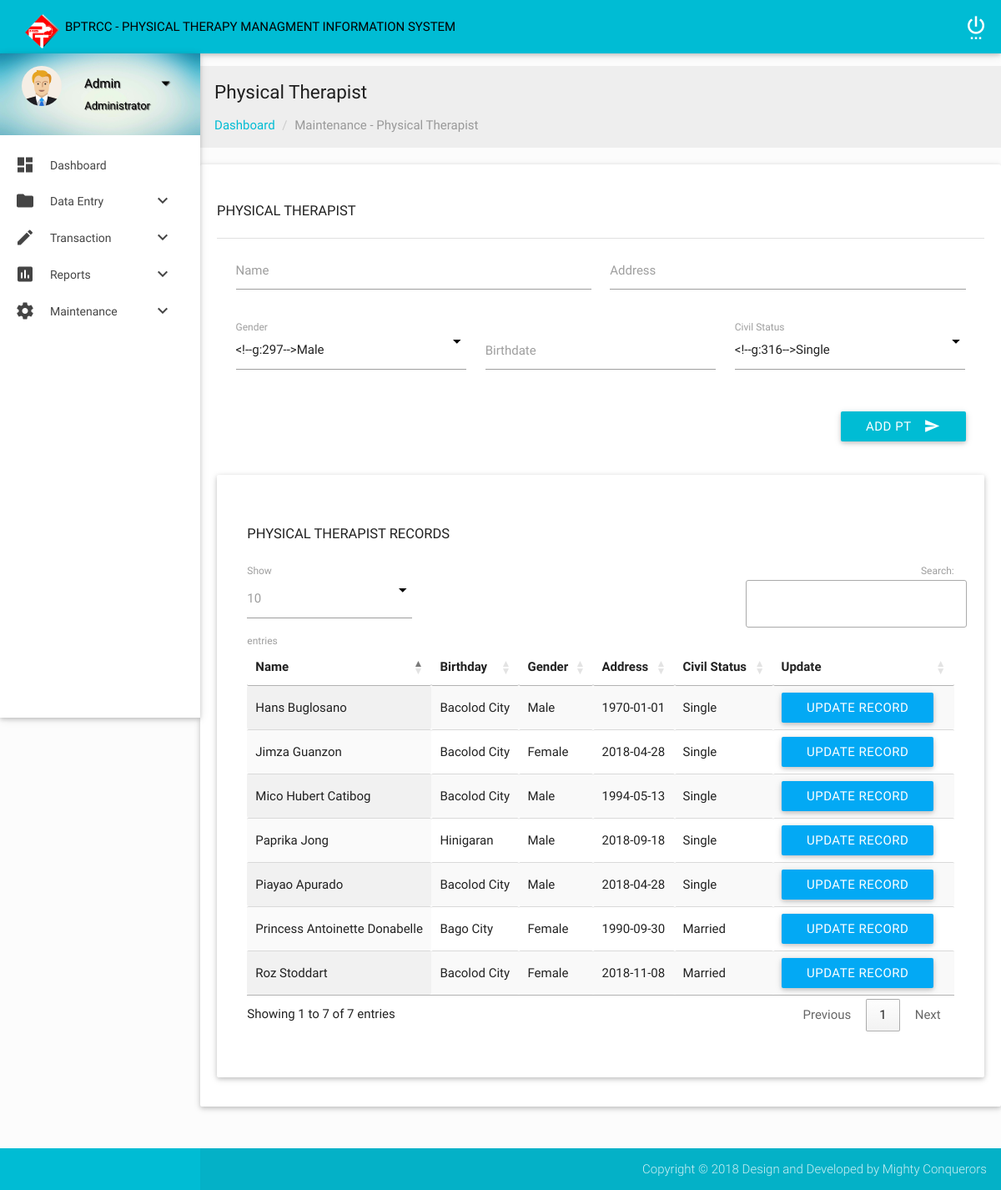
Screenshot of /admin/physicalTherapist.php with the database file from the repository.
### tables this page shows
CREATE TABLE `pt` (
  `PT_ID` int(11) NOT NULL AUTO_INCREMENT,
  `PT_Name` varchar(30) NOT NULL,
  `PT_Address` varchar(30) NOT NULL,
  `PT_Gender` varchar(7) NOT NULL,
  `PT_Birthday` date NOT NULL,
  `PT_CivilStatus` varchar(15) NOT NULL,
  PRIMARY KEY (`PT_ID`)
);

### admin/physicalTherapist.php (the view, shortened to what this page needs)
<?php include("header.php"); ?>
            <section class="section">
                <div id="breadcrumbs-wrapper" class=" grey lighten-3">
                  <div class="container">
                    <div class="row">
                      <div class="col s12 m12 l12">
                        <h5 class="breadcrumbs-title">Physical Therapist</h5>
                        <ol class="breadcrumb">
                            <li><a href="index.html">Dashboard</a></li>
                            <li class="active">Maintenance - Physical Therapist</li>
                        </ol>
                      </div>
                    </div>
                  </div>
                </div>
                <?php include_once("config.php"); ?>
                 <div class="card-panel">
                    <h4 class="header2">Physical Therapist</h4>
                        <div class="divider"></div>
                        <div class="row">
                            <form class="col s12" action="PTActionAdd.php" method="post">
                                <div class="row">
                                    <div class="input-field col s6">
                                        <input id="PTName" type="text" name="PTName" required>
                                        <label for="PTName">Name</label>
                                    </div>
                                    <div class="input-field col s6">
                                        <input id="patientAddress" type="text" name="patientAddress" required>
                                        <label for="patientAddress">Address</label>
                                    </div>
                                </div>
                                <div class="row">
                                    <div class="input-field col s4">
                                        <label for="patientGender">Gender</label>
                                    </div>
                                     <div class="input-field col s4">
                                            <input id="patientBday" type="date" class="datepicker" name="patientBday" required>
                                            <label for="patientBday">Birthdate</label>
                                        </div>
                                        <div class="input-field col s4">
                                            <label for="patientCivilStatus">Civil Status</label>
                                        </div>
                                </div>
                                 <div class="row">
                                        <div class="input-field col s12">
                                            <button class="btn cyan waves-effect waves-light right" type="submit" name="Submit" value="add">Add PT<i class="mdi-content-send right"></i></button>
                                    </div>
                            </div>
                       </form>
                </div>
                <div class="card-panel">
                    <div class="container">
                        <div class="section">
                            <div id="table-datatables">
                                <h4 class="header2">Physical Therapist Records</h4>
                                    <div class="row">
                                        <div class="col s12 m8 l12">
                                            <table id="data-table-simple" class="responsive-table display" cellspacing="0">
                                                <thead>
                                                    <tr>
                                                        <th>Name</th>
                                                        <th>Birthday</th>
                                                        <th>Gender</th>
                                                        <th>Address</th>
                                                        <th>Civil Status</th>
                                                        <th>Update</th>
                                                    </tr>
                                                </thead>
                                                <tbody>
                                                    <?php
                                                    $result = mysqli_query($mysqli, "SELECT * FROM PT ORDER BY PT_ID DESC");
                                                    while ($res = mysqli_fetch_array($result)) { ?>
                                                    <tr>
                                                        <td><?php echo $res['PT_Name']; ?></td>
                                                        <td><?php echo $res['PT_Address']; ?></td>
                                                        <td><?php echo $res['PT_Gender']; ?></td>
                                                        <td><?php echo $res['PT_Birthday']; ?></td>
                                                        <td><?php echo $res['PT_CivilStatus']; ?></td>
                                                        <td><button href="#edit<?php echo $res['PT_ID']; ?>" data-toggle="modal" class="waves-effect waves-light modal-trigger light-blue btn"><span class="glyphicon glyphicon-edit"></span> Update Record</button>
                                                            <?php include("PTButton.php"); }?>
                                                        </td>
                                                    </tr>
                                                </tbody>
                                            </table>
                                        </div>
                                    </div>
                            </div>
                        </div>
                    </div>
                </div>
            </section>
        </div>
    </div>
    <footer class="page-footer">
        <div class="footer-copyright">
            <div class="container">
                <span class="right">  Copyright © 2018 Design and Developed by Mighty Conquerors</span>
            </div>
        </div>
    </footer>
</body>
</html>

### admin/css/style.css (style rules this page uses)
body { background-color: #fcfcfc; }
#main, footer { padding-left: 240px; }
.container { padding: 0 0.5rem; margin: 0 auto; max-width: 100% !important; width: 98%; }
@media only screen and (min-width: 601px) { .container { width: 98%; } }
@media only screen and (min-width: 993px) { .container { width: 98%; } }
h4.header2 { font-size: 1.1rem; font-weight: 400; text-transform: uppercase; }
.breadcrumb { padding: 0px; margin: 15px 0px; list-style: none; }
.breadcrumbs-title { font-size: 1.5rem; line-height: 1.804rem; margin: 18px 0px 0px 0px; }
.breadcrumb > li { display: inline-block; }
.breadcrumb a { color: #00bcd4; }
.breadcrumb .active { font-weight: normal; color: #999; }
.breadcrumb > li + li:before { padding: 0 5px; color: #ccc; content: "/\00a0"; }
#flotchart td, th { padding: 5px; }
footer.page-footer { padding-top: 0px; }

### rows the page displays
pt: PT_Name "Piayao Apurado", PT_Address "Bacolod City", PT_Gender "Male", PT_Birthday "2018-04-28", PT_CivilStatus "Single"
pt: PT_Name "Paprika Jong", PT_Address "Hinigaran", PT_Gender "Male", PT_Birthday "2018-09-18", PT_CivilStatus "Single"
pt: PT_Name "Jimza Guanzon", PT_Address "Bacolod City", PT_Gender "Female", PT_Birthday "2018-04-28", PT_CivilStatus "Single"
pt: PT_Name "Princess Antoinette Donabelle", PT_Address "Bago City", PT_Gender "Female", PT_Birthday "1990-09-30", PT_CivilStatus "Married"
pt: PT_Name "Mico Hubert Catibog", PT_Address "Bacolod City", PT_Gender "Male", PT_Birthday "1994-05-13", PT_CivilStatus "Single"
pt: PT_Name "Roz Stoddart", PT_Address "Bacolod City", PT_Gender "Female", PT_Birthday "2018-11-08", PT_CivilStatus "Married"
pt: PT_Name "Hans Buglosano", PT_Address "Bacolod City", PT_Gender "Male", PT_Birthday "1970-01-01", PT_CivilStatus "Single"
